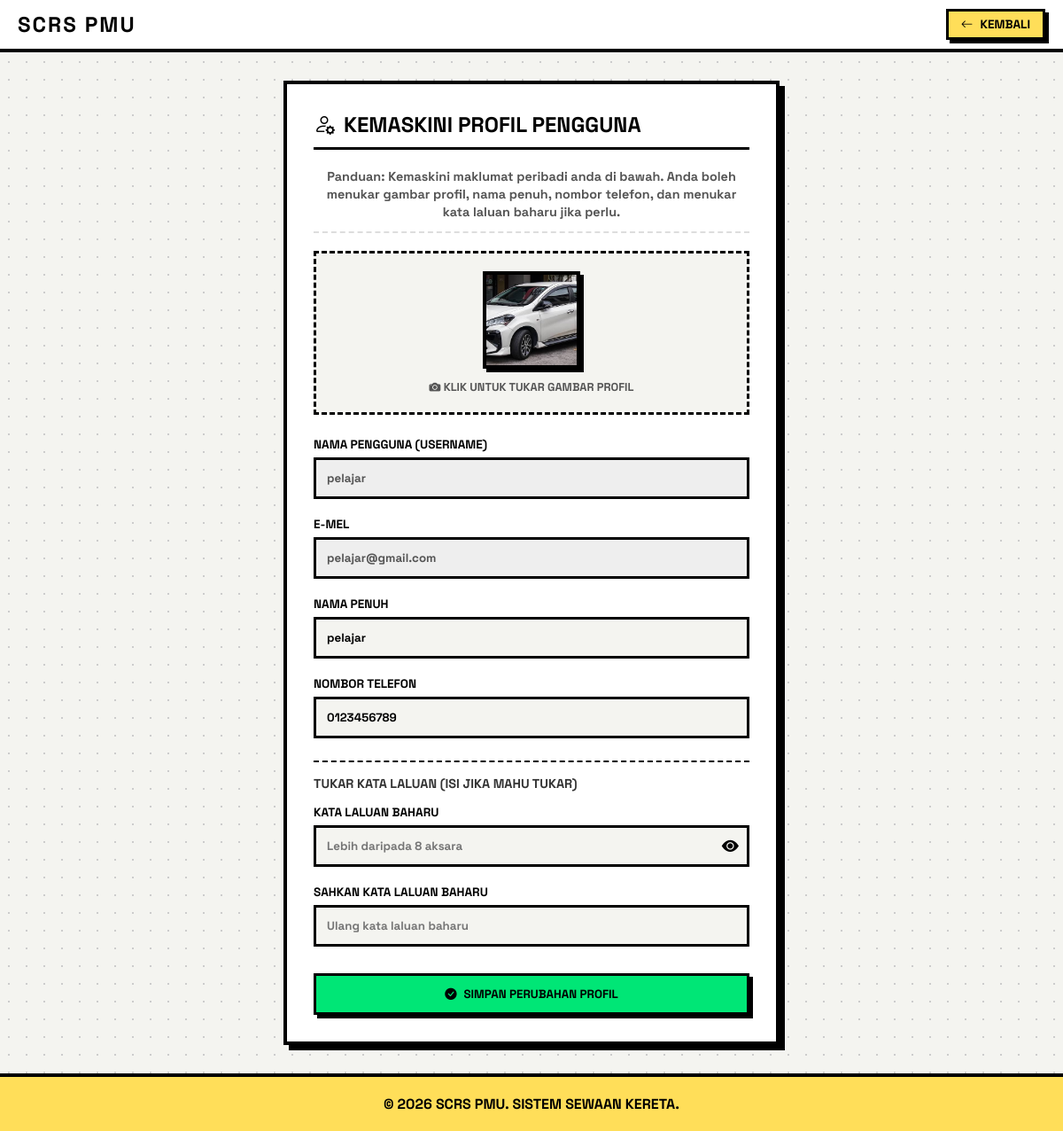
The page /edit_profile.php (signed in) on the database its author committed.
### tables this page shows
CREATE TABLE `students` (
  `id` int(11) NOT NULL AUTO_INCREMENT,
  `username` varchar(50) NOT NULL,
  `email` varchar(100) NOT NULL,
  `full_name` varchar(150) NOT NULL,
  `phone_no` varchar(20) NOT NULL,
  `no_ic` varchar(15) NOT NULL,
  `no_pendaftaran` varchar(20) NOT NULL,
  `password` varchar(255) NOT NULL,
  `student_id_file` varchar(255) NOT NULL,
  `driving_license_file` varchar(255) NOT NULL,
  `created_at` timestamp NOT NULL DEFAULT current_timestamp(),
  `status` enum('pending','approved','rejected') DEFAULT 'pending',
  `email_verified` tinyint(1) DEFAULT 0,
  `verification_token` varchar(255) DEFAULT NULL,
  `profile_picture` varchar(255) DEFAULT NULL,
  PRIMARY KEY (`id`)
);

### edit_profile.php (the view, shortened to what this page needs)
<?php
require 'db.php';
$role = $_SESSION['role'];
if ($role === 'student') {
    $user_id = $_SESSION['student_id'];
    $table = 'students';
} else if ($role === 'provider') {
    $user_id = $_SESSION['provider_id'];
    $table = 'providers';
} else {
    header("Location: index.php");
    exit();
}
$sql_get = "SELECT * FROM $table WHERE id = ?";
$stmt_get = $conn->prepare($sql_get);
$stmt_get->bind_param("i", $user_id);
$stmt_get->execute();
$user_data = $stmt_get->get_result()->fetch_assoc();
$current_pic = $user_data['profile_picture'] ?? '';
?>
<!DOCTYPE html>
<html lang="ms">
<head>
    <link rel="stylesheet" href="https://cdn.jsdelivr.net/npm/bootstrap-icons@1.10.5/font/bootstrap-icons.css">
</head>
<body>
    <header class="neo-navbar">
        <div class="neo-brand">SCRS PMU</div>
        <a href="<?php echo ($role === 'provider') ? 'provider_dashboard.php' : 'dashboard.php'; ?>" class="neo-btn" style="width: auto; padding: 6px 14px; font-size: 0.85rem;">
            <i class="bi bi-arrow-left me-1"></i> Kembali
        </a>
    </header>
    <main class="main-content">
        <div class="neo-card">
            <div class="card-header-title">
                <i class="bi bi-person-gear text-primary"></i> Kemaskini Profil Pengguna
            </div>
            <p style="font-weight: 700; color: #555; font-size: 0.9rem; margin-bottom: 20px; text-align: center; border-bottom: 2px dashed #ddd; padding-bottom: 12px; line-height: 1.4;">
                <strong>Panduan:</strong> Kemaskini maklumat peribadi anda di bawah. Anda boleh menukar gambar profil, nama penuh, nombor telefon, dan menukar kata laluan baharu jika perlu.
            </p>
            <form action="" method="POST" enctype="multipart/form-data">
                <label for="profile_picture" style="display:block; cursor:pointer;">
                    <div class="profile-pic-area" id="picArea">
                        <?php if (!empty($current_pic) && file_exists($current_pic)): ?>
                            <img src="<?php echo htmlspecialchars($current_pic); ?>" class="profile-avatar" id="avatarPreview" alt="Gambar Profil">
                        <?php endif; ?>
                        <span class="profile-pic-label"><i class="bi bi-camera-fill me-1"></i> Klik untuk tukar gambar profil</span>
                    </div>
                </label>
                <div class="form-group">
                    <label class="form-label">Nama Pengguna (Username)</label>
                    <input type="text" class="form-control" value="<?php echo htmlspecialchars($user_data['username']); ?>" disabled style="background-color: #eee; cursor: not-allowed;">
                </div>
                <div class="form-group">
                    <label class="form-label">E-mel</label>
                    <input type="email" class="form-control" value="<?php echo htmlspecialchars($user_data['email']); ?>" disabled style="background-color: #eee; cursor: not-allowed;">
                </div>
                <div class="form-group">
                    <label class="form-label">Nama Penuh</label>
                    <input type="text" class="form-control" name="full_name" value="<?php echo htmlspecialchars($user_data['full_name']); ?>" required>
                </div>
                <div class="form-group">
                    <label class="form-label">Nombor Telefon</label>
                    <input type="text" class="form-control" name="phone_no" value="<?php echo htmlspecialchars($user_data['phone_no']); ?>" required>
                </div>
                <div style="border-top: 2px dashed var(--black); margin: 25px 0 20px 0; padding-top: 15px;">
                    <p style="font-weight: 900; text-transform: uppercase; margin-bottom: 15px; font-size: 0.9rem; color: #333;">
                        Tukar Kata Laluan (Isi Jika Mahu Tukar)
                    </p>
                    <div class="form-group">
                        <label class="form-label">Kata Laluan Baharu</label>
                        <div class="input-wrapper">
                            <input type="password" class="form-control" name="new_password" id="new_password" placeholder="Lebih daripada 8 aksara">
                            <button type="button" class="password-toggle-btn" id="toggleNewPw">
                                <i class="bi bi-eye-fill"></i>
                            </button>
                        </div>
                    </div>
                    <div class="form-group">
                        <label class="form-label">Sahkan Kata Laluan Baharu</label>
                        <input type="password" class="form-control" name="confirm_password" placeholder="Ulang kata laluan baharu">
                    </div>
                </div>
                <button type="submit" name="update_profile" class="neo-btn btn-green" style="margin-top: 10px;">
                    <i class="bi bi-check-circle-fill me-1"></i> Simpan Perubahan Profil
                </button>
            </form>
        </div>
    </main>
    <footer>
        &copy; <?php echo date("Y"); ?> SCRS PMU. SISTEM SEWAAN KERETA.
    </footer>
</body>
</html>

### edit_profile.php (style rules this page uses)
:root { --black: #000000; --white: #ffffff; --yellow: #ffde59; --green: #00e676; --blue: #00e5ff; --pink: #ff66c4; --bg-color: #f4f4f0; --border-thick: 4px solid var(--black); --shadow-solid: 6px 6px 0px var(--black); --shadow-hover: 4px 4px 0px var(--black); --shadow-active: 0px 0px 0px var(--black); --transition: all 0.15s ease-in-out; }
* { margin: 0; padding: 0; box-sizing: border-box; font-family: 'Space Grotesk', sans-serif; }
body { background-color: var(--bg-color); background-image: radial-gradient(#ccc 1.5px, transparent 1.5px); background-size: 20px 20px; min-height: 100vh; display: flex; flex-direction: column; overflow-x: hidden; }
a { text-decoration: none; color: inherit; }
button, input { font-family: inherit; }
.neo-navbar { background-color: var(--white); border-bottom: var(--border-thick); padding: 10px 20px; display: flex; justify-content: space-between; align-items: center; position: sticky; top: 0; z-index: 1000; }
.neo-brand { font-size: 1.5rem; font-weight: 900; letter-spacing: 2px; text-transform: uppercase; }
.main-content { flex: 1; padding: 2rem 20px; max-width: 600px; margin: 0 auto; width: 100%; }
.neo-card { background-color: var(--white); border: var(--border-thick); box-shadow: var(--shadow-solid); padding: 30px; }
.card-header-title { font-size: 1.5rem; font-weight: 900; text-transform: uppercase; border-bottom: 3px solid var(--black); padding-bottom: 10px; margin-bottom: 20px; display: flex; align-items: center; gap: 10px; }
.profile-pic-area { display: flex; flex-direction: column; align-items: center; gap: 12px; margin-bottom: 25px; padding: 20px; border: 3px dashed var(--black); background: var(--bg-color); cursor: pointer; transition: var(--transition); }
.profile-avatar { width: 110px; height: 110px; border: 4px solid var(--black); box-shadow: 4px 4px 0px var(--black); object-fit: cover; display: block; }
.profile-pic-label { font-weight: 800; text-transform: uppercase; font-size: 0.8rem; color: #555; }
.form-group { margin-bottom: 20px; display: flex; flex-direction: column; gap: 6px; }
.form-label { font-weight: 800; text-transform: uppercase; font-size: 0.85rem; }
.form-control { border: 3px solid var(--black); padding: 12px; font-weight: 700; background-color: var(--bg-color); outline: none; width: 100%; }
.input-wrapper { position: relative; display: flex; align-items: center; }
.password-toggle-btn { position: absolute; right: 12px; cursor: pointer; font-size: 1.2rem; color: var(--black); background: none; border: none; }
.neo-btn { background-color: var(--yellow); border: 3px solid var(--black); box-shadow: 4px 4px 0px var(--black); font-weight: 900; text-transform: uppercase; padding: 12px 20px; cursor: pointer; transition: var(--transition); width: 100%; text-align: center; display: inline-flex; align-items: center; justify-content: center; gap: 8px; }
.btn-green { background-color: var(--green); }
footer { background-color: var(--yellow); border-top: var(--border-thick); padding: 20px; text-align: center; font-weight: 900; text-transform: uppercase; margin-top: auto; }

### rows shown on the page
students: profile_picture (picture), username "pelajar", email "pelajar@gmail.com", full_name "pelajar", phone_no "0123456789"
